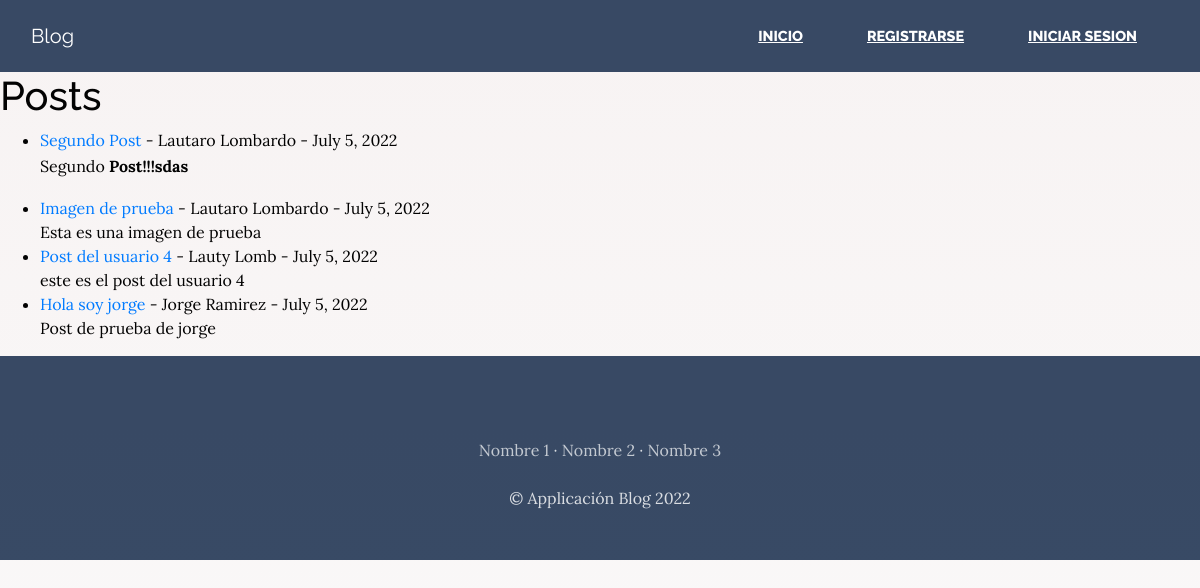
The page / on the database its author committed.
### AppBlog/models.py (models this page shows, shortened)
class Blog(models.Model):
    titulo=models.CharField(max_length=1000)
    titulo_de_pagina=models.CharField(max_length=1000)
    autor=models.ForeignKey(User, on_delete=models.CASCADE)#Sirve para borrar todos los post cuando el autor elimine su usuario
    cuerpo=RichTextField(null=True, blank=True)
    imagen=models.ImageField(null=True, blank=True, upload_to='blog')
    fecha=models.DateField(auto_now_add=True)

### AppBlog/views.py (the view)
# urls.py: path('', HomeView.as_view(), name = "Home"),
class HomeView(ListView):
    model = Blog
    template_name = "home.html"
    ordering = ['fecha']

### AppBlog/templates/home.html (shortened to what this page needs)
{% extends "padre.html" %}
{% load static %}
{% block content %}
<h1>Posts</h1>
<ul>
{% for blog in object_list %}
  <li><a href="{% url 'articulo' blog.pk %}"> {{ blog.titulo }}</a> -
    {{ blog.autor.first_name }}
    {{ blog.autor.last_name }} -
    {{ blog.fecha }}
     <br/>
    {{ blog.cuerpo|safe }}
  </li>
{% endfor %}
</ul>
{% endblock %}

### AppBlog/templates/padre.html (shortened to what this page needs)
<html>
<head>
    {% load static %}
    <link href="{% static 'AppBlog/vendor/bootstrap/css/bootstrap.min.css' %}" rel="stylesheet">
    <link href="{% static 'AppBlog/css/gestion.css' %}" rel="stylesheet">
</head>
<body>
 <nav class="navbar navbar-expand-lg navbar-dark py-lg-3" id="mainNav">
  <div class="container-fluid">
    <a class="navbar-brand" href="#">Blog</a>
      <ul class="navbar-nav ms-auto mb-2 mb-lg-0">
        <li class="nav-item {% if request.path == '/' %}active{% endif %} px-lg-4">
          <a class="nav-link text-uppercase text-expanded" href="{% url 'Home' %}">Inicio</a>
        </li>
        {% if user.is_authenticated %}
        <li class="nav-item {% if request.path == '/' %}active{% endif %} px-lg-4">
          <a class="nav-link text-uppercase text-expanded" href="{% url 'agregar' %}">Agregar Post</a>
        </li>
        <li class="nav-item dropdown">
          <a class="nav-link dropdown-toggle" href="#" id="navbarDropdown" role="button" data-toggle="dropdown" aria-haspopup="true" aria-expanded="false">
            PERFIL
          </a>
          <div class="dropdown-menu" aria-labelledby="navbarDropdown">
            <a class="dropdown-item" href="{% url 'perfil' user.perfil.id %}">Mi Perfil</a>
            <a class="dropdown-item" href="{% url 'editar_perfil' user.perfil.id %}">Editar Perfil</a>
            <div class="dropdown-divider"></div>
            <a class="dropdown-item" href="{% url 'Editar_Settings'  %}">Configuracion general</a>
            <a class="dropdown-item" href="{% url 'Cambiar_Contraseña'  %}">Cambiar Contraseña</a>
          </div>
        </li>
        <li class="nav-item {% if request.path == '/' %}active{% endif %} px-lg-4">
          <a class="nav-link text-uppercase text-expanded" href="{% url 'logout' %}">Cerrar Sesion</a>
        </li>
        {% else %}
        <li class="nav-item {% if request.path == '/' %}active{% endif %} px-lg-4">
          <a class="nav-link text-uppercase text-expanded" href="{% url 'registro' %}">Registrarse</a>
        </li>
        <li class="nav-item {% if request.path == '/' %}active{% endif %} px-lg-4">
          <a class="nav-link text-uppercase text-expanded" href="{% url 'login' %}">Iniciar Sesion</a>
        </li>
        {% endif %}
      </ul>
    </div>
</nav>
    {% block content %}
    {% endblock %}
    <footer class="footer text-faded text-center py-5">
      <div class="container">
        <p class="m-0 mbt">
        	<a href="sample.html" class="link">Nombre 1</a> ·
        	<a href="sample.html" class="link">Nombre 2 </a> ·
        	<a href="sample.html" class="link">Nombre 3</a>
		</p>
        <p class="m-0 mbt1">&copy; Applicación Blog 2022</p>
      </div>
	</footer>
</body>
</html>

### AppBlog/static/AppBlog/css/gestion.css (style rules this page uses)
body { font-family: 'Lora'; background: linear-gradient(rgb(247, 243, 243), rgba(247, 244, 244, 0.582)), url("../img/bg_main.jpg"); background-attachment: fixed; background-position: center; background-size: cover; color: rgb(2, 2, 2); }
h1, h2, h3, h4, h5, h6 { font-family: 'Raleway'; }
p { line-height: 1.75; }
.text-faded { color: rgba(255, 255, 255, 0.815); }
#mainNav { background-color: rgb(8, 30, 64, 0.8); font-family: 'Raleway'; }
#mainNav .navbar-brand { color: #ffffff; }
#mainNav .navbar-nav .nav-item .nav-link { color: rgba(255, 255, 255, 0.7); font-weight: 800; }
#mainNav .navbar-nav .nav-item.active .nav-link { color: #ffffff; text-decoration: underline; }
@media (min-width: 992px) { #mainNav .navbar-nav .nav-item .nav-link { font-size: 0.9rem; } }
.footer { background-color: rgba(8, 30, 64, 0.8); }
.mbt { padding-top: 2rem; }
.mbt1 { padding-top: 1.25rem; }
a.link { color: rgba(255, 255, 255, 0.7); }

### rows shown on the page
Blog: titulo "Segundo Post", autor.first_name "Lautaro", autor.last_name "Lombardo", fecha "July 5, 2022", cuerpo "Segundo Post!!!sdas"
Blog: titulo "Imagen de prueba", autor.first_name "Lautaro", autor.last_name "Lombardo", fecha "July 5, 2022", cuerpo "Esta es una imagen de prueba"
Blog: titulo "Post del usuario 4", autor.first_name "Lauty", autor.last_name "Lomb", fecha "July 5, 2022", cuerpo "este es el post del usuario 4"
Blog: titulo "Hola soy jorge", autor.first_name "Jorge", autor.last_name "Ramirez", fecha "July 5, 2022", cuerpo "Post de prueba de jorge"
